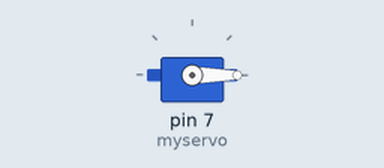
This sketch was run on a simulated Arduino Uno, built with avr-gcc and run on an emulated ATmega328P. Parts: servo.

Above: at 0.05 s.
At 4.65 s:
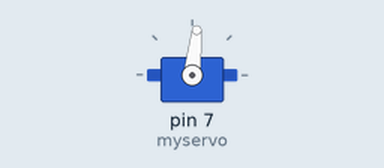
At 9.35 s:
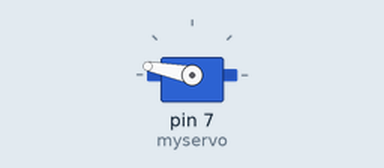
At 18.75 s:
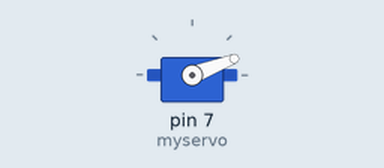
Timing chart, 0 to 25.9 s (numbered marks = the images above):
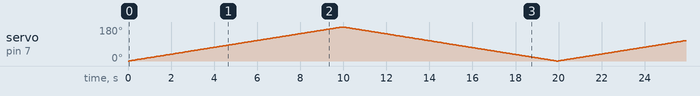

The sketch:

servo.ino
```cpp
#include <Servo.h>
Servo myservo;

int angle = 0;
int t=10000;

void setup() {
  myservo.attach(7);
  t=t/180;
  /*for (angle = 0; angle <= 180; angle += 1) {
    myservo.write(angle);
    delay(t);
  }
  for (angle = 180; angle >= 0; angle -= 1) {
    myservo.write(angle);
    delay(t);
  }*/
}

void loop() {
  for (angle = 0; angle <= 180; angle += 1) {
    myservo.write(angle);
    delay(t);
  }
  for (angle = 180; angle >= 0; angle -= 1) {
    myservo.write(angle);
    delay(t);
  }
}
```
